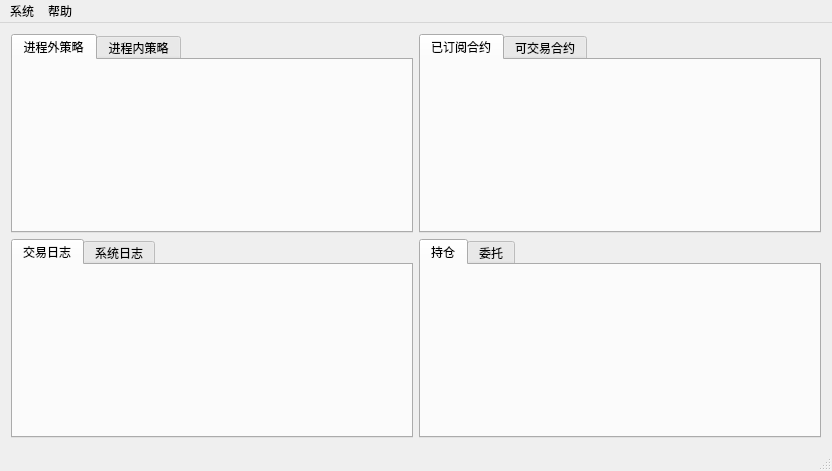
<?xml version="1.0" encoding="UTF-8"?>
<ui version="4.0">
 <class>MainWindow</class>
 <widget class="QMainWindow" name="MainWindow">
  <property name="geometry">
   <rect>
    <x>0</x>
    <y>0</y>
    <width>832</width>
    <height>471</height>
   </rect>
  </property>
  <property name="windowTitle">
   <string>CTP多路网关</string>
  </property>
  <widget class="QWidget" name="centralWidget">
   <layout class="QGridLayout" name="gridLayout">
    <item row="0" column="0">
     <widget class="QTabWidget" name="tabLT">
      <property name="currentIndex">
       <number>0</number>
      </property>
      <widget class="QWidget" name="tabRemoteRobot">
       <attribute name="title">
        <string>进程外策略</string>
       </attribute>
      </widget>
      <widget class="QWidget" name="tabInnerRobot">
       <attribute name="title">
        <string>进程内策略</string>
       </attribute>
      </widget>
     </widget>
    </item>
    <item row="0" column="1">
     <widget class="QTabWidget" name="tabRT">
      <property name="currentIndex">
       <number>0</number>
      </property>
      <widget class="QWidget" name="tabSubSymbol">
       <attribute name="title">
        <string>已订阅合约</string>
       </attribute>
      </widget>
      <widget class="QWidget" name="tabAllSymbol">
       <attribute name="title">
        <string>可交易合约</string>
       </attribute>
      </widget>
     </widget>
    </item>
    <item row="1" column="0">
     <widget class="QTabWidget" name="tabLB">
      <property name="currentIndex">
       <number>0</number>
      </property>
      <widget class="QWidget" name="tabTradeLog">
       <attribute name="title">
        <string>交易日志</string>
       </attribute>
      </widget>
      <widget class="QWidget" name="tabSysLog">
       <attribute name="title">
        <string>系统日志</string>
       </attribute>
      </widget>
     </widget>
    </item>
    <item row="1" column="1">
     <widget class="QTabWidget" name="tabRB">
      <property name="currentIndex">
       <number>0</number>
      </property>
      <widget class="QWidget" name="tabPosition">
       <attribute name="title">
        <string>持仓</string>
       </attribute>
      </widget>
      <widget class="QWidget" name="tabOrder">
       <attribute name="title">
        <string>委托</string>
       </attribute>
      </widget>
     </widget>
    </item>
   </layout>
  </widget>
  <widget class="QMenuBar" name="menuBar">
   <property name="geometry">
    <rect>
     <x>0</x>
     <y>0</y>
     <width>832</width>
     <height>23</height>
    </rect>
   </property>
   <widget class="QMenu" name="menuSys">
    <property name="title">
     <string>系统</string>
    </property>
    <addaction name="actionStart"/>
    <addaction name="actionStop"/>
    <addaction name="separator"/>
    <addaction name="actionExit"/>
   </widget>
   <widget class="QMenu" name="menuHelp">
    <property name="title">
     <string>帮助</string>
    </property>
    <addaction name="actionVer"/>
   </widget>
   <addaction name="menuSys"/>
   <addaction name="menuHelp"/>
  </widget>
  <widget class="QStatusBar" name="statusBar"/>
  <action name="actionStart">
   <property name="text">
    <string>开始</string>
   </property>
  </action>
  <action name="actionStop">
   <property name="text">
    <string>停止</string>
   </property>
  </action>
  <action name="actionExit">
   <property name="text">
    <string>退出</string>
   </property>
  </action>
  <action name="actionVer">
   <property name="text">
    <string>版本</string>
   </property>
  </action>
 </widget>
 <layoutdefault spacing="6" margin="11"/>
 <resources/>
 <connections/>
</ui>
